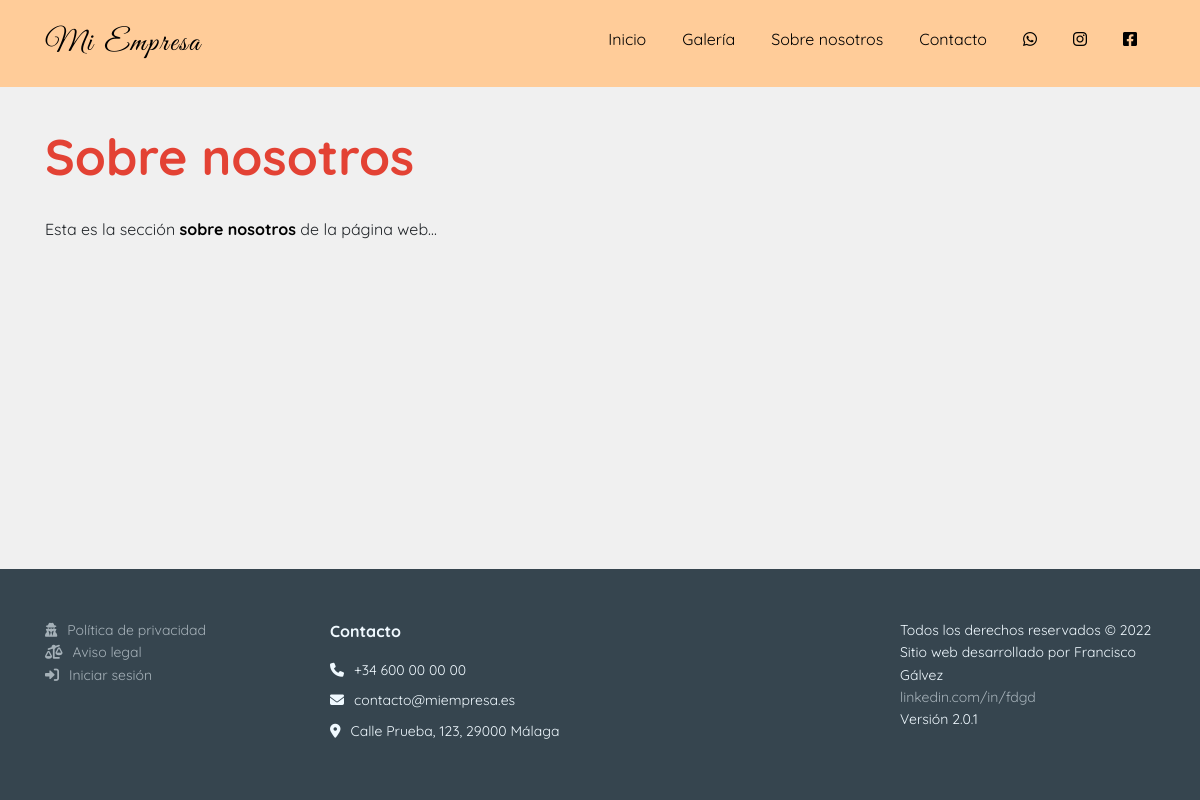
/sobre_nosotros.php, run on the app's committed database.
### tables this page shows
CREATE TABLE `company_info` (
  `key_info` varchar(255) NOT NULL,
  `value_info` longtext NOT NULL,
  `modifiedBy` int(4) NOT NULL
);

### public_html/scripts/get_uri.php (called while the page is built, shortened)
<?php
    function GetBaseUri() {
        return (isset($_SERVER['HTTPS']) && $_SERVER['HTTPS'] === 'on' ? "https" : "http") . "://$_SERVER[HTTP_HOST]";
    }
?>

### public_html/dashboard/scripts/database_connection.php (called while the page is built, shortened)
<?php
    class DatabaseConnection {
        function __construct() {
            require dirname($_SERVER["DOCUMENT_ROOT"], 1).'/connection.php';
            try {
                $this->conn = new PDO($DSN, $DB_user, $DB_pass);
            } catch (PDOException $e) {
                echo 'Connection error: ' . $e->getMessage();
            }
        }
        public function query($sql) {
            $res = array();
            $aux = $this->conn->query($sql);
            if (gettype($aux) == "object") {
                while ($rows = $aux->fetch(PDO::FETCH_ASSOC)) {
                    array_push($res, $rows);
                }
                return $res;
            } else {
                $this->num_rows = 0;
                return $aux;
            }
        }
    }
?>

### connection.php (called while the page is built)
<?php
    $DSN = 'mysql:dbname=vigal;host=127.0.0.1;charset=utf8mb4';
    $DB_user = 'root';
    $DB_pass = '';
?>

### public_html/scripts/get_site_settings.php (called while the page is built, shortened)
<?php
    require_once $_SERVER["DOCUMENT_ROOT"]."/dashboard/scripts/check_url_direct_access.php";
    require_once $_SERVER["DOCUMENT_ROOT"].'/dashboard/scripts/database_connection.php';
    function getSiteSettings() {
        $conn = new DatabaseConnection();
        $res = $conn->query("select * from company_info");
        $res[8]["value_info"] = json_decode($res[8]["value_info"], true);
        $res[4]["value_info"] = json_decode($res[4]["value_info"], true);
        return $res;
    }
?>

### public_html/sobre_nosotros.php (the view, shortened to what this page needs)
<?php
    require_once $_SERVER["DOCUMENT_ROOT"]."/scripts/get_site_settings.php";
    require_once $_SERVER["DOCUMENT_ROOT"]."/scripts/get_uri.php";
    $site_settings = getSiteSettings();
?>
<!DOCTYPE html>
<html lang="es">
<head>
    <link rel="stylesheet" href="<?=GetBaseUri()?>/includes/bootstrap/css/bootstrap.min.css">
    <link rel="stylesheet" href="<?=GetBaseUri()?>/includes/css/footer.css">
    <link rel="stylesheet" href="<?=GetBaseUri()?>/includes/css/Navigation-Clean.css">
    <link rel="stylesheet" href="<?=GetBaseUri()?>/includes/css/styles.css">
    <link rel="stylesheet" href="<?=GetBaseUri()?>/includes/css/fontawesome.all.min.css">
</head>
<body>
    <?php
    include $_SERVER["DOCUMENT_ROOT"].'/includes/header.php';
    ?>
    <div class="container content">
        <h1 class="title">Sobre nosotros</h1>
        <?=$site_settings[9]["value_info"]?>
    </div>
    <?php
        include $_SERVER["DOCUMENT_ROOT"].'/includes/footer.php';
    ?>
</body>
</html>

### public_html/includes/header.php (shortened to what this page needs)
<nav class="nav-solid navbar navbar-expand-lg navigation-clean">
    <div class="container">
        <a class="navbar-brand" href="<?=GetBaseUri()?>" name="company_name"><?=$site_settings[2]["value_info"]?></a>
        <div class="collapse navbar-collapse" id="navcol-1" style="margin-left: 5%;">
            <ul class="navbar-nav nav ml-auto mt-2 mt-lg-0">
                <li class="nav-item"><a class="nav-link underline-animated" href="<?=GetBaseUri()?>">Inicio</a></li>
                <li class="nav-item"><a class="nav-link underline-animated" href="<?=GetBaseUri()?>/galeria">Galería</a></li>
                <li class="nav-item"><a class="nav-link underline-animated" href="<?=GetBaseUri()?>/sobre-nosotros">Sobre nosotros</a></li>
                <li class="nav-item"><a class="nav-link underline-animated" href="<?=GetBaseUri()?>/contacto">Contacto</a></li>
                <li class="nav-item">
                    <div class="social-div">
                        <?php if (isset($site_settings[4]["value_info"]["whatsapp"])):?>
                            <div class="social-link">
                                <a class="nav-link whatsapp" data-bs-hover-animate="pulse" target="blank" href="https://wa.me/<?=$site_settings[4]["value_info"]["whatsapp"]?>"><i class="fab fa-whatsapp fa-w-16"></i></a>
                            </div>
                        <?php endif; ?>
                        <?php if (isset($site_settings[4]["value_info"]["instagram"])):?>
                            <div class="social-link">
                                <a class="nav-link instagram" data-bs-hover-animate="pulse" target="blank" href="https://www.instagram.com/<?=$site_settings[4]["value_info"]["instagram"]?>"><i class="fab fa-instagram"></i></a>
                            </div>
                        <?php endif; ?>
                        <?php if (isset($site_settings[4]["value_info"]["facebook"])):?>
                            <div class="social-link">
                                <a class="nav-link facebook" data-bs-hover-animate="pulse" target="blank" href="https://www.facebook.com/<?=$site_settings[4]["value_info"]["facebook"]?>"><i class="fab fa-facebook-square"></i></a>
                            </div>
                        <?php endif; ?>
                    </div>
                </li>
            </ul>
        </div>
    </div>
</nav>

### public_html/includes/footer.php
<footer>
    <div class="container">
        <div class="row">
            <div class="col-12 col-sm-5 col-md-3 footer-links">
                <ul>
                    <li><a href="<?=GetBaseUri()?>/politica-privacidad"><i class="i-margin fas fa-user-secret" style="margin-right: 5px;"></i>Política de privacidad</a></li>
                    <li><a href="<?=GetBaseUri()?>/aviso-legal"><i class="i-margin fa-solid fa-scale-unbalanced"></i>Aviso legal</a></li>
                    <?php
                        if (!isset($_SESSION['loggedin'])) {
                            echo '<li><a href="'.GetBaseUri().'/login"><i class=" i-margin fas fa-sign-in-alt" style="margin-right: 5px;"></i>Iniciar sesión</a></li>';
                        } else {
                            echo '<li><a href="'.GetBaseUri().'/dashboard?page=start"><i class="i-margin fas fa-cog" style="margin-right: 5px;"></i>Configuración</a></li>';
                            echo '<li><a href="'.GetBaseUri().'/scripts/logout.php"><i class="i-margin fa-solid fa-arrow-right-from-bracket"></i>Cerrar sesión</a></li>';
                        }
                    ?>
                </ul>
            </div>
            <div class="col-12 col-sm-7 col-md-6">
                <p><strong>Contacto</strong></p>
                <ul>
                    <li style="color: rgb(240,249,255);"><i class="i-margin fa-solid fa-phone"></i><label id="telephone"><?=$site_settings[0]["value_info"]?></label></li>
                    <li style="color: rgb(240,249,255);"><i class="i-margin fa-solid fa-envelope"></i><label id="email"><?=$site_settings[3]["value_info"]?></label></li>
                    <li style="color: rgb(240,249,255);"><i class="i-margin fa-solid fa-location-dot"></i><label id="address"><?=$site_settings[1]["value_info"]?></label></li>
                </ul>
            </div>
            <div class="col-12 col-sm-12 col-md-3 web-author">
                <ul>
                    <li>Todos los derechos reservados © <?=date('Y')?></li>
                    <li>Sitio web desarrollado por Francisco Gálvez</li>
                    <li><a target="blank" href="https://www.linkedin.com/in/fdgd">linkedin.com/in/fdgd</a></li>
                    <li>Versión <?=$site_settings[15]["value_info"]?></li>
                </ul>
            </div>
        </div>
    </div>
</footer>

### public_html/includes/css/footer.css (style rules this page uses)
footer { padding: 50px 0; color: #f0f9ff; background-color: #282d32; }
footer ul { padding: 0; list-style: none; line-height: 1.6; font-size: 14px; margin-bottom: 0; }
footer ul a { color: inherit; text-decoration: none; opacity: 0.6; }

### public_html/includes/css/Navigation-Clean.css (style rules this page uses)
.navigation-clean { background: #fff; padding-top: .75rem; padding-bottom: .75rem; border-radius: 0; box-shadow: none; border: none; margin-bottom: 0; }
@media (min-width:768px) { .navigation-clean { padding-top: 1rem; padding-bottom: 1rem; } }
.navigation-clean .navbar-brand { font-weight: bold; color: inherit; }
.navigation-clean .navbar-collapse, .navigation-clean .form-inline { border-top-color: #ddd; }
.navigation-clean.navbar .navbar-nav .nav-link { padding-left: 18px; padding-right: 18px; }

### public_html/includes/css/styles.css (style rules this page uses)
:root { --navbar-main-color: #ffcc99; --navbar-link-hover-color: #F08000; --footer-main-color: #36454F; --footer-link-hover-color: #ffcc99; --body-background-color: #f0f0f0; --navbar-text-color: black ; --title-color: #E34234; --button-main-color: #FFDB58; --button-hover-bg-color: #F3E5AB; --button-hover-text-color: rgb(37, 37, 37); --button-text-color: black; --navigation-button-text-color: white; --button-2-main-color: #ff9999; --button-2-hover-bg-color: #ffcccc; --button-3-main-color: #6fdc87; --button-3-hover-bg-color: #98e6a9; --div-bg-color-1: #e6e6e6; --div-bg-color-2: #f2f2f2; --custom-checkbox-bg-selected: #ffcc99; --pagination-main-color: #ffb162; }
.i-margin { margin-right: 10px !important; }
.navbar-brand { font-family: 'Great Vibes'; letter-spacing: 2px; padding-right: 15px; font-weight: lighter !important; font-size: 30px; }
.navbar { color: var(--navbar-text-color) !important; }
body { background-color: var(--body-background-color); min-height: 100vh !important; margin: 0; font-family: 'Quicksand'; display: flex; flex-direction: column; }
.social-link { float: left; width: 50px; height: 50px; }
body a { color: var(--navbar-link-color) !important; }
.nav-link { display: inline-block !important; position: relative !important; color: var(--navbar-text-color); padding-bottom: 3px !important; }
.underline-animated:after { content: '' !important; display: block !important; margin: auto !important; height: 3px !important; width: 0px !important; background: transparent !important; transition: width .5s ease, background-color .5s ease !important; }
.nav-solid { background-color: var(--navbar-main-color) !important; transition: background-color 200ms linear !important; }
footer { margin-top: auto; background-color: var(--footer-main-color) !important; }
ul { list-style-type: none; padding-left: 0; }
li > i { margin-right: 10px; }
@media (min-width: 991px) { h1.title { color: var(--title-color); font-size: 50px !important; text-align: left !important; margin-bottom: 30px !important; font-weight: bold !important; } }
@media (min-width: 991px) { .content { margin-top:40px; margin-bottom:40px; } }
footer { margin-bottom: 0; }

### data on the page
company_info: value_info "Mi Empresa"
company_info: value_info "Esta es la sección sobre nosotros de la página web..."
company_info: value_info "+34 600 00 00 00"
company_info: value_info "contacto@miempresa.es"
company_info: value_info "Calle Prueba, 123, 29000 Málaga"
company_info: value_info "2.0.1"
